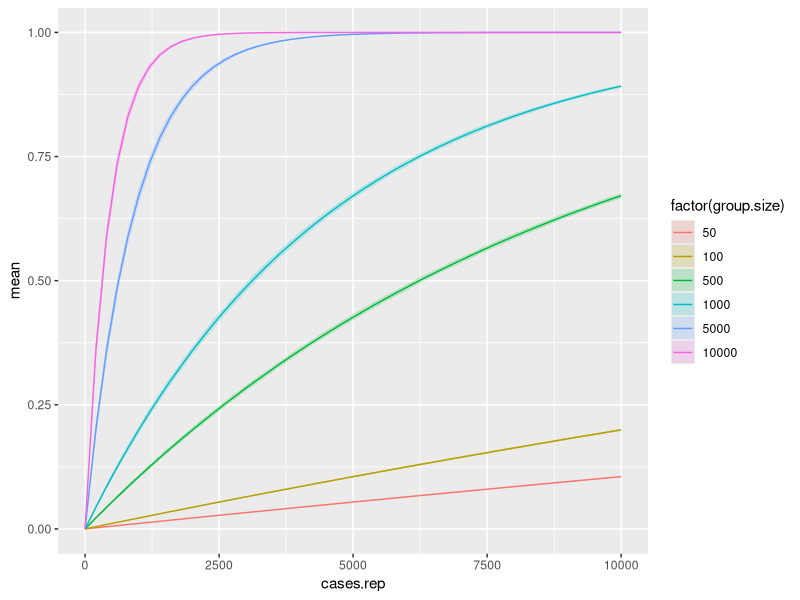

Source code (R):
require(tidyverse)
n <- 1000
reporting.rate <- .5
pop.size <- 9000000

prob.group <- function(group.size,cases.rep,n,reporting.rate,pop.size) {
p.case.pop <- rpois(n,cases.rep/reporting.rate)/pop.size
p.no.case.group <- (1-p.case.pop)^group.size
p.case.group <- 1-p.no.case.group
return(p.case.group)
}

group.size <- c(50,100,500,1000,5000,10000)
cases.rep <- seq(0,10000,by = 200)
input<- expand.grid(group.size=group.size,cases.rep=cases.rep)
res <- data.table::data.table(n = rep(1:n,nrow(input)),
                              cases.rep = rep(input$cases.rep,each=n),
                              group.size = rep(input$group.size,each=n))
res$prob <- c(mapply(prob.group,group.size=input$group.size,cases.rep=input$cases.rep,
       MoreArgs=list(n=n,reporting.rate=reporting.rate,pop.size=pop.size)))

res %>% 
  group_by(cases.rep,group.size) %>% 
  summarise(lwr=quantile(prob,.025),
            mean=mean(prob),
            upr=quantile(prob,.975)) %>% 
  ggplot(aes(x=cases.rep,y=mean,ymin=lwr,ymax=upr,fill=factor(group.size)))+
  geom_ribbon(alpha=.2)+geom_line(aes(color=factor(group.size)))


  
